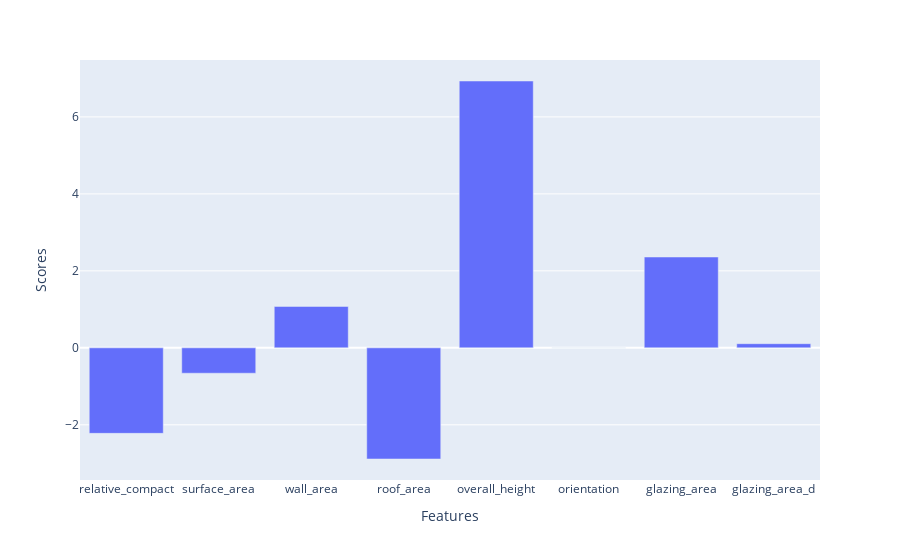

Notebook cell for this chart:
### Code cell
from sklearn.linear_model import SGDRegressor, ElasticNet
from sklearn.multioutput import MultiOutputRegressor

# train model
sgd = MultiOutputRegressor(SGDRegressor(loss="huber", penalty="l1", learning_rate="optimal", eta0=0.001, alpha=0.001))
scaler= StandardScaler()

pipe = make_pipeline(scaler, sgd)

pipe.fit(X_train, y_train)

# estimate train and test
train_pred = pipe.predict(X_train)
predictions = pipe.predict(X_test)

# Evaluate the model
print(f"SGD- MAE error: train --> {mean_absolute_error(y_train, train_pred)}")
print(f"SGD- MAE error: test --> {mean_absolute_error(y_test, predictions)}")
imp = pd.DataFrame()
imp["Features"] = X.columns
imp["Scores"]= pipe[1].estimators_[0].coef_
px.bar(imp, x="Features", y="Scores")

### Figure 1 — Plotly figure (JSON) as saved in the notebook; plotly's stock layout.template omitted (floating-point values rounded to 4 significant figures)
{"data": [{"alignmentgroup": "True", "hovertemplate": "Features=%{x}<br>Scores=%{y}<extra></extra>", "legendgroup": "", "marker": {"color": "#636efa"}, "name": "", "offsetgroup": "", "orientation": "v", "showlegend": false, "textposition": "auto", "type": "bar", "x": ["relative_compact", "surface_area", "wall_area", "roof_area", "overall_height", "orientation", "glazing_area", "glazing_area_d"], "xaxis": "x", "y": [-2.222, -0.6595, 1.076, -2.888, 6.934, 0, 2.361, 0.1079], "yaxis": "y"}], "layout": {"barmode": "relative", "legend": {"tracegroupgap": 0}, "margin": {"t": 60}, "xaxis": {"anchor": "y", "domain": [0, 1], "title": {"text": "Features"}}, "yaxis": {"anchor": "x", "domain": [0, 1], "title": {"text": "Scores"}}}}
